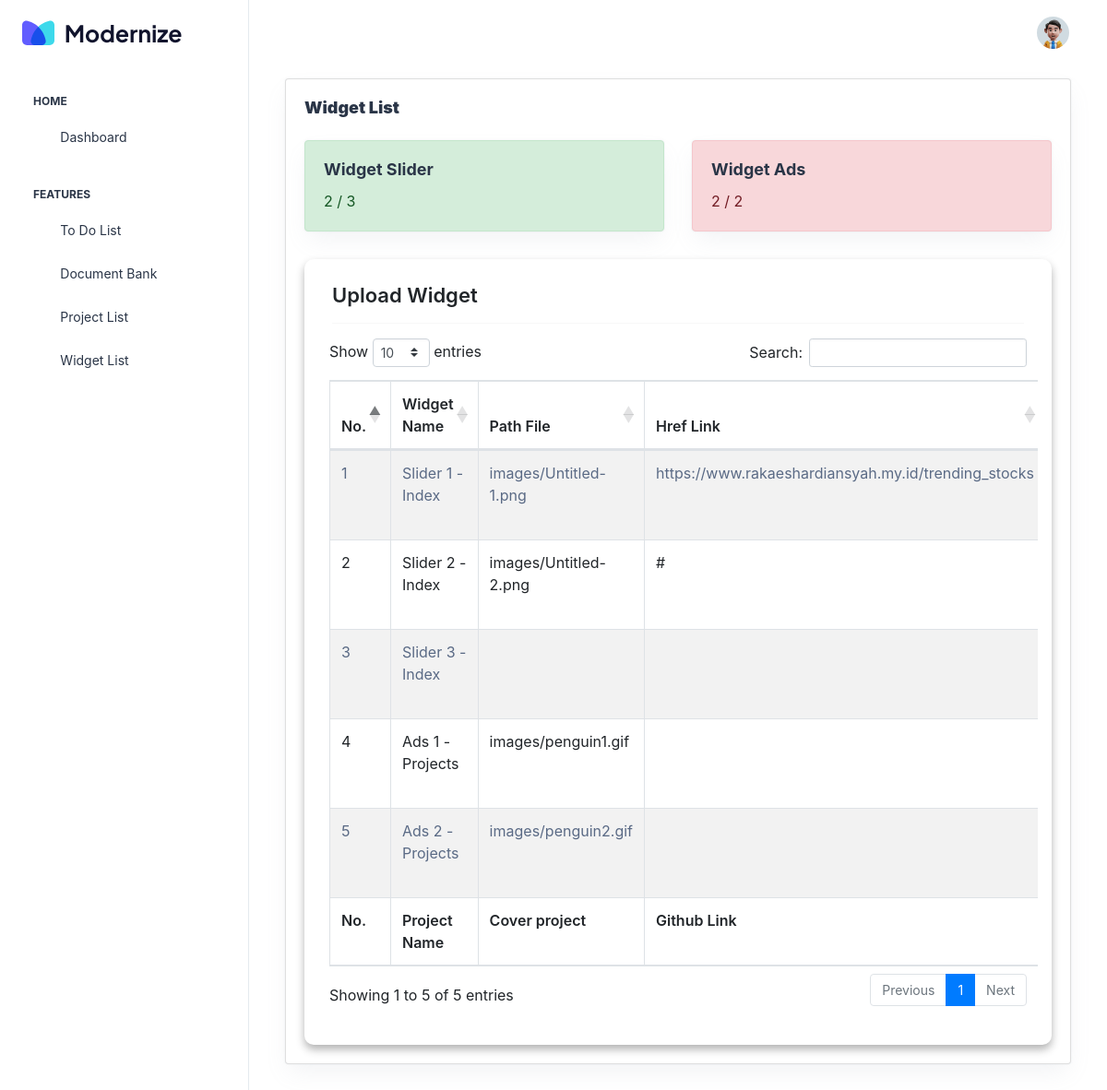
The page /admin/widgetList.php (signed in) on the database its author committed.
### tables this page shows
CREATE TABLE `re_widget_list` (
  `id` int NOT NULL,
  `widget_name` varchar(255) DEFAULT NULL,
  `file_directory` varchar(255) DEFAULT NULL,
  `link` varchar(255) DEFAULT NULL,
  `widget_type` int DEFAULT NULL COMMENT '1. carousel, 2. ads',
  `status` int DEFAULT '0' COMMENT '0. inactive, 1. active',
  `created_date` timestamp NULL DEFAULT NULL ON UPDATE CURRENT_TIMESTAMP
);

### admin/backend/core_function.php (called while the page is built, shortened)
<?php
function selectSqlWidgetList(){
    include "database.php";
    $sqlSelect = "SELECT * FROM re_widget_list";
    $executeSelectData = mysqli_query($conn, $sqlSelect);
    $data = mysqli_fetch_all($executeSelectData, MYSQLI_ASSOC);
    return $data;
}
?>

### admin/widgetList.php (the view, shortened to what this page needs)
<?php
include 'backend/database.php';
include 'backend/core_function.php';
?>
<!doctype html>
<html lang="en">
<head>
  <link rel="stylesheet" href="assets//css/styles.min.css" />
  <link rel="stylesheet" href="https://cdn.jsdelivr.net/npm/bootstrap@4.0.0/dist/css/bootstrap.min.css"
>
  <link rel="stylesheet" href="https://cdnjs.cloudflare.com/ajax/libs/twitter-bootstrap/4.5.2/css/bootstrap.css">
  <link rel="stylesheet" href="https://cdn.datatables.net/1.13.4/css/dataTables.bootstrap4.min.css">
</head>
<body>
  <div class="page-wrapper" id="main-wrapper" data-layout="vertical" data-navbarbg="skin6" data-sidebartype="full"
    data-sidebar-position="fixed" data-header-position="fixed">
    <aside class="left-sidebar">
      <div>
        <div class="brand-logo d-flex align-items-center justify-content-between">
          <a href="./index.html" class="text-nowrap logo-img">
            <img src="assets//images/logos/dark-logo.svg" width="180" alt="" />
          </a>
        </div>
        <nav class="sidebar-nav scroll-sidebar" data-simplebar="">
          <ul id="sidebarnav">
            <li class="nav-small-cap">
              <span class="hide-menu">Home</span>
            </li>
            <li class="sidebar-item">
              <a class="sidebar-link" href="index" aria-expanded="false">
                <span>
                  <i class="ti ti-layout-dashboard"></i>
                </span>
                <span class="hide-menu">Dashboard</span>
              </a>
            </li>
            <li class="nav-small-cap">
              <span class="hide-menu">Features</span>
            </li>
            <li class="sidebar-item">
              <a class="sidebar-link" href="toDoList" aria-expanded="false">
                <span>
                  <i class="ti ti-article"></i>
                </span>
                <span class="hide-menu">To Do List</span>
              </a>
            </li>
            <li class="sidebar-item">
              <a class="sidebar-link" href="documentBank" aria-expanded="false">
                <span>
                  <i class="ti ti-article"></i>
                </span>
                <span class="hide-menu">Document Bank</span>
              </a>
            </li>
            <li class="sidebar-item">
              <a class="sidebar-link" href="projectList" aria-expanded="false">
                <span>
                  <i class="ti ti-article"></i>
                </span>
                <span class="hide-menu">Project List</span>
              </a>
            </li>
            <li class="sidebar-item">
              <a class="sidebar-link" href="widgetList" aria-expanded="false">
                <span>
                  <i class="ti ti-article"></i>
                </span>
                <span class="hide-menu">Widget List</span>
              </a>
            </li>
          </ul>
        </nav>
      </div>
    </aside>
    <div class="body-wrapper">
      <header class="app-header">
        <nav class="navbar navbar-expand-lg navbar-light">
          <div class="navbar-collapse justify-content-end px-0" id="navbarNav">
            <ul class="navbar-nav flex-row ms-auto align-items-center justify-content-end">
              <li class="nav-item dropdown">
                <a class="nav-link nav-icon-hover" href="javascript:void(0)" id="drop2" data-bs-toggle="dropdown"
                  aria-expanded="false">
                  <img src="assets//images/profile/user-1.jpg" alt="" width="35" height="35" class="rounded-circle">
                </a>
              </li>
            </ul>
          </div>
        </nav>
      </header>
      <div class="container-fluid">
        <div class="container-fluid">
          <div class="card">
            <div class="card-body">
              <h5 class="card-title fw-semibold mb-4 justify-content-center"><strong>Widget List</strong></h5>
              <div class="row mt-3">
                <div class="col-6">
                  <div class="card alert-success" style="width: 100%;">
                    <div class="card-body">
                      <h5 class="card-title"><strong>Widget Slider</strong></h5>
                      <?php
                        $sqlCount = "SELECT count(id) as `widget_slider` FROM re_widget_list WHERE widget_type = 1 AND status = 1";
                        $executeCount = mysqli_query($conn, $sqlCount);
                        $dataCount = mysqli_fetch_assoc($executeCount);
                      ?>
                      <p class="card-text"><?php echo $dataCount['widget_slider']; ?> / 3</p>
                    </div>
                  </div>
                </div>
                <div class="col-6">
                  <div class="card alert-danger" style="width: 100%;">
                    <div class="card-body">
                      <h5 class="card-title"><strong>Widget Ads</strong></h5>
                      <?php
                        $sqlCount = "SELECT count(id) as `widget_ad` FROM re_widget_list WHERE widget_type = 2 AND status = 1";
                        $executeCount = mysqli_query($conn, $sqlCount);
                        $dataCount = mysqli_fetch_assoc($executeCount);
                      ?>
                      <p class="card-text"><?php echo $dataCount['widget_ad']; ?> / 2</p>
                    </div>
                  </div>
                </div>
              </div>
              <div class="card-upload">
                <h3 class="mt-3">Upload Widget</h3>
                <hr />
                <div class="row mt-2">
                  <div class="table-responsive">
                    <table id="example" class="table table-striped table-bordered mt-4" style="width:100%">
                      <thead>
                        <tr>
                          <th>No.</th>
                          <th>Widget Name</th>
                          <th>Path File</th>
                          <th>Href Link</th>
                        </tr>
                      </thead>
                      <tbody>
                        <?php
                  $data = selectSqlWidgetList();
                  for($i = 0 ; $i<count($data); $i++){
                  ?>
                        <tr>
                          <td><?php echo $i+1; ?></td>
                          <td><?php echo $data[$i]['widget_name']; ?></td>
                          <td><?php echo $data[$i]['file_directory']; ?></td>
                          <td><?php echo $data[$i]['link']; ?></td>
                        </tr>
                        <?php
                  }
                  ?>
                      </tbody>
                      <tfoot>
                        <tr>
                          <th>No.</th>
                          <th>Project Name</th>
                          <th>Cover project</th>
                          <th>Github Link</th>
                        </tr>
                      </tfoot>
                    </table>
                  </div>
                </div>
              </div>
            </div>
          </div>
        </div>
      </div>
    </div>
</body>
</html>

### admin/widgetList.php (style rules this page uses)
.card-upload { border-radius: 10px; box-shadow: 0 5px 10px 0 rgba(0, 0, 0, 0.3); width: 100%; height: 100%; background-color: #ffffff; padding: 10px 30px 40px; }
.card h3 { font-size: 22px; font-weight: 600; }

### rows shown on the page
re_widget_list: widget_name "Slider 1 - Index", file_directory "images/Untitled-1.png", link "https://www.rakaeshardiansyah.my.id/trending_stocks"
re_widget_list: widget_name "Slider 2 - Index", file_directory "images/Untitled-2.png", link "#"
re_widget_list: widget_name "Slider 3 - Index"
re_widget_list: widget_name "Ads 1 - Projects", file_directory "images/penguin1.gif"
re_widget_list: widget_name "Ads 2 - Projects", file_directory "images/penguin2.gif"

### other values the page prints
$dataCount['widget_slider'] "2"
$dataCount['widget_ad'] "2"
